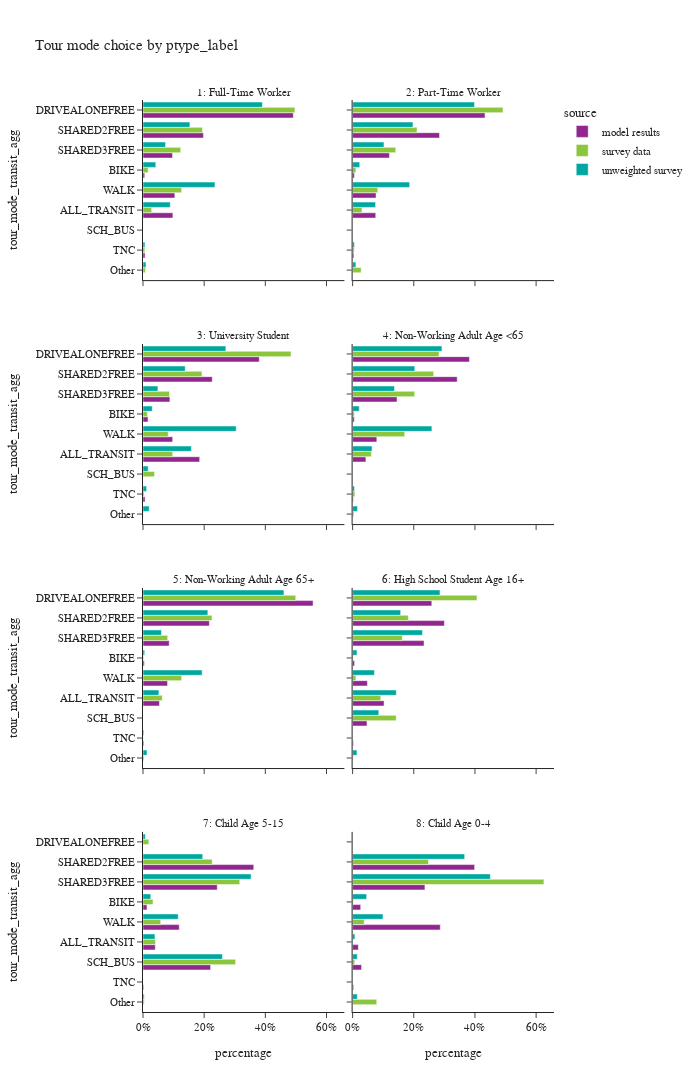
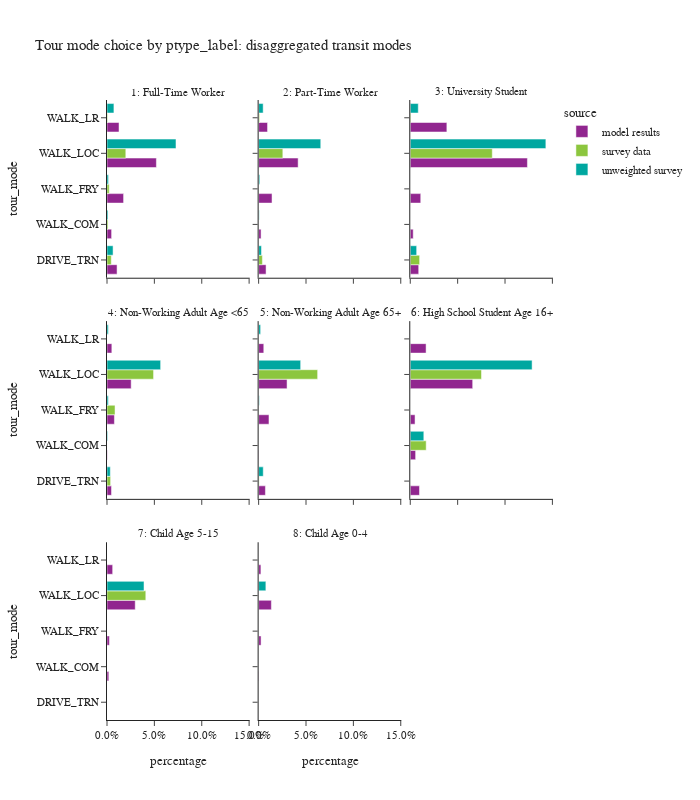

The notebook cell saved with these charts, in order:
### Code cell
plot_mode_choice(tour_data,'ptype_label',2,1200)
plot_mode_choice_transit(tour_data,'ptype_label',3,800)

### Figure 1 — Plotly figure (JSON) as saved in the notebook; plotly's stock layout.template omitted (floating-point values rounded to 4 significant figures)
{"data": [{"alignmentgroup": "True", "hovertemplate": "source=model results<br>ptype_label=1: Full-Time Worker<br>percentage=%{x}<br>tour_mode_transit_agg=%{y}<extra></extra>", "legendgroup": "model results", "marker": {"color": "#91268F", "pattern": {"shape": ""}}, "name": "model results", "offsetgroup": "model results", "orientation": "h", "showlegend": true, "textposition": "auto", "type": "bar", "x": [0.09778, 0.005616, 0.4915, 0.1977, 0.09662, 0.00669, 0.1041], "xaxis": "x7", "y": ["ALL_TRANSIT", "BIKE", "DRIVEALONEFREE", "SHARED2FREE", "SHARED3FREE", "TNC", "WALK"], "yaxis": "y7"}, {"alignmentgroup": "True", "hovertemplate": "source=model results<br>ptype_label=2: Part-Time Worker<br>percentage=%{x}<br>tour_mode_transit_agg=%{y}<extra></extra>", "legendgroup": "model results", "marker": {"color": "#91268F", "pattern": {"shape": ""}}, "name": "model results", "offsetgroup": "model results", "orientation": "h", "showlegend": false, "textposition": "auto", "type": "bar", "x": [0.07558, 0.005873, 0.433, 0.2842, 0.1205, 0.004179, 0.07671], "xaxis": "x8", "y": ["ALL_TRANSIT", "BIKE", "DRIVEALONEFREE", "SHARED2FREE", "SHARED3FREE", "TNC", "WALK"], "yaxis": "y8"}, {"alignmentgroup": "True", "hovertemplate": "source=model results<br>ptype_label=3: University Student<br>percentage=%{x}<br>tour_mode_transit_agg=%{y}<extra></extra>", "legendgroup": "model results", "marker": {"color": "#91268F", "pattern": {"shape": ""}}, "name": "model results", "offsetgroup": "model results", "orientation": "h", "showlegend": false, "textposition": "auto", "type": "bar", "x": [0.1853, 0.01642, 0.3801, 0.2265, 0.08795, 0.006716, 0.09706], "xaxis": "x5", "y": ["ALL_TRANSIT", "BIKE", "DRIVEALONEFREE", "SHARED2FREE", "SHARED3FREE", "TNC", "WALK"], "yaxis": "y5"}, {"alignmentgroup": "True", "hovertemplate": "source=model results<br>ptype_label=4: Non-Working Adult Age <65<br>percentage=%{x}<br>tour_mode_transit_agg=%{y}<extra></extra>", "legendgroup": "model results", "marker": {"color": "#91268F", "pattern": {"shape": ""}}, "name": "model results", "offsetgroup": "model results", "orientation": "h", "showlegend": false, "textposition": "auto", "type": "bar", "x": [0.04349, 0.005438, 0.382, 0.342, 0.1453, 0.002635, 0.0792], "xaxis": "x6", "y": ["ALL_TRANSIT", "BIKE", "DRIVEALONEFREE", "SHARED2FREE", "SHARED3FREE", "TNC", "WALK"], "yaxis": "y6"}, {"alignmentgroup": "True", "hovertemplate": "source=model results<br>ptype_label=5: Non-Working Adult Age 65+<br>percentage=%{x}<br>tour_mode_transit_agg=%{y}<extra></extra>", "legendgroup": "model results", "marker": {"color": "#91268F", "pattern": {"shape": ""}}, "name": "model results", "offsetgroup": "model results", "orientation": "h", "showlegend": false, "textposition": "auto", "type": "bar", "x": [0.05382, 0.004322, 0.5561, 0.217, 0.08561, 0.002792, 0.08035], "xaxis": "x3", "y": ["ALL_TRANSIT", "BIKE", "DRIVEALONEFREE", "SHARED2FREE", "SHARED3FREE", "TNC", "WALK"], "yaxis": "y3"}, {"alignmentgroup": "True", "hovertemplate": "source=model results<br>ptype_label=6: High School Student Age 16+<br>percentage=%{x}<br>tour_mode_transit_agg=%{y}<extra></extra>", "legendgroup": "model results", "marker": {"color": "#91268F", "pattern": {"shape": ""}}, "name": "model results", "offsetgroup": "model results", "orientation": "h", "showlegend": false, "textposition": "auto", "type": "bar", "x": [0.1029, 0.006477, 0.2589, 0.04698, 0.3002, 0.2336, 0.002656, 0.04833], "xaxis": "x4", "y": ["ALL_TRANSIT", "BIKE", "DRIVEALONEFREE", "SCH_BUS", "SHARED2FREE", "SHARED3FREE", "TNC", "WALK"], "yaxis": "y4"}, {"alignmentgroup": "True", "hovertemplate": "source=model results<br>ptype_label=7: Child Age 5-15<br>percentage=%{x}<br>tour_mode_transit_agg=%{y}<extra></extra>", "legendgroup": "model results", "marker": {"color": "#91268F", "pattern": {"shape": ""}}, "name": "model results", "offsetgroup": "model results", "orientation": "h", "showlegend": false, "textposition": "auto", "type": "bar", "x": [0.04022, 0.01306, 0.221, 0.3621, 0.2428, 0.002291, 0.1185], "xaxis": "x", "y": ["ALL_TRANSIT", "BIKE", "SCH_BUS", "SHARED2FREE", "SHARED3FREE", "TNC", "WALK"], "yaxis": "y"}, {"alignmentgroup": "True", "hovertemplate": "source=model results<br>ptype_label=8: Child Age 0-4<br>percentage=%{x}<br>tour_mode_transit_agg=%{y}<extra></extra>", "legendgroup": "model results", "marker": {"color": "#91268F", "pattern": {"shape": ""}}, "name": "model results", "offsetgroup": "model results", "orientation": "h", "showlegend": false, "textposition": "auto", "type": "bar", "x": [0.01877, 0.02642, 0.02927, 0.399, 0.2365, 0.003335, 0.2868], "xaxis": "x2", "y": ["ALL_TRANSIT", "BIKE", "SCH_BUS", "SHARED2FREE", "SHARED3FREE", "TNC", "WALK"], "yaxis": "y2"}, {"alignmentgroup": "True", "hovertemplate": "source=survey data<br>ptype_label=1: Full-Time Worker<br>percentage=%{x}<br>tour_mode_transit_agg=%{y}<extra></extra>", "legendgroup": "survey data", "marker": {"color": "#8CC63E", "pattern": {"shape": ""}}, "name": "survey data", "offsetgroup": "survey data", "orientation": "h", "showlegend": true, "textposition": "auto", "type": "bar", "x": [0.02839, 0.0168, 0.4968, 0.008023, 0.1946, 0.1233, 0.006038, 0.1261], "xaxis": "x7", "y": ["ALL_TRANSIT", "BIKE", "DRIVEALONEFREE", "Other", "SHARED2FREE", "SHARED3FREE", "TNC", "WALK"], "yaxis": "y7"}, {"alignmentgroup": "True", "hovertemplate": "source=survey data<br>ptype_label=2: Part-Time Worker<br>percentage=%{x}<br>tour_mode_transit_agg=%{y}<extra></extra>", "legendgroup": "survey data", "marker": {"color": "#8CC63E", "pattern": {"shape": ""}}, "name": "survey data", "offsetgroup": "survey data", "orientation": "h", "showlegend": false, "textposition": "auto", "type": "bar", "x": [0.03062, 0.01077, 0.4917, 0.02792, 0.2105, 0.141, 0.005252, 0.08229], "xaxis": "x8", "y": ["ALL_TRANSIT", "BIKE", "DRIVEALONEFREE", "Other", "SHARED2FREE", "SHARED3FREE", "TNC", "WALK"], "yaxis": "y8"}, {"alignmentgroup": "True", "hovertemplate": "source=survey data<br>ptype_label=3: University Student<br>percentage=%{x}<br>tour_mode_transit_agg=%{y}<extra></extra>", "legendgroup": "survey data", "marker": {"color": "#8CC63E", "pattern": {"shape": ""}}, "name": "survey data", "offsetgroup": "survey data", "orientation": "h", "showlegend": false, "textposition": "auto", "type": "bar", "x": [0.09714, 0.0142, 0.4839, 0.001171, 0.0379, 0.1928, 0.08683, 0.003476, 0.08258], "xaxis": "x5", "y": ["ALL_TRANSIT", "BIKE", "DRIVEALONEFREE", "Other", "SCH_BUS", "SHARED2FREE", "SHARED3FREE", "TNC", "WALK"], "yaxis": "y5"}, {"alignmentgroup": "True", "hovertemplate": "source=survey data<br>ptype_label=4: Non-Working Adult Age <65<br>percentage=%{x}<br>tour_mode_transit_agg=%{y}<extra></extra>", "legendgroup": "survey data", "marker": {"color": "#8CC63E", "pattern": {"shape": ""}}, "name": "survey data", "offsetgroup": "survey data", "orientation": "h", "showlegend": false, "textposition": "auto", "type": "bar", "x": [0.06143, 0.005657, 0.2826, 0.004036, 0.0002459, 0.265, 0.203, 0.007556, 0.1705], "xaxis": "x6", "y": ["ALL_TRANSIT", "BIKE", "DRIVEALONEFREE", "Other", "SCH_BUS", "SHARED2FREE", "SHARED3FREE", "TNC", "WALK"], "yaxis": "y6"}, {"alignmentgroup": "True", "hovertemplate": "source=survey data<br>ptype_label=5: Non-Working Adult Age 65+<br>percentage=%{x}<br>tour_mode_transit_agg=%{y}<extra></extra>", "legendgroup": "survey data", "marker": {"color": "#8CC63E", "pattern": {"shape": ""}}, "name": "survey data", "offsetgroup": "survey data", "orientation": "h", "showlegend": false, "textposition": "auto", "type": "bar", "x": [0.06301, 0.001898, 0.4994, 0.003114, 0.2255, 0.08077, 0.0001286, 0.1262], "xaxis": "x3", "y": ["ALL_TRANSIT", "BIKE", "DRIVEALONEFREE", "Other", "SHARED2FREE", "SHARED3FREE", "TNC", "WALK"], "yaxis": "y3"}, {"alignmentgroup": "True", "hovertemplate": "source=survey data<br>ptype_label=6: High School Student Age 16+<br>percentage=%{x}<br>tour_mode_transit_agg=%{y}<extra></extra>", "legendgroup": "survey data", "marker": {"color": "#8CC63E", "pattern": {"shape": ""}}, "name": "survey data", "offsetgroup": "survey data", "orientation": "h", "showlegend": false, "textposition": "auto", "type": "bar", "x": [0.09194, 0.001754, 0.4066, 0.001754, 0.1424, 0.1823, 0.1625, 0.0107], "xaxis": "x4", "y": ["ALL_TRANSIT", "BIKE", "DRIVEALONEFREE", "Other", "SCH_BUS", "SHARED2FREE", "SHARED3FREE", "WALK"], "yaxis": "y4"}, {"alignmentgroup": "True", "hovertemplate": "source=survey data<br>ptype_label=7: Child Age 5-15<br>percentage=%{x}<br>tour_mode_transit_agg=%{y}<extra></extra>", "legendgroup": "survey data", "marker": {"color": "#8CC63E", "pattern": {"shape": ""}}, "name": "survey data", "offsetgroup": "survey data", "orientation": "h", "showlegend": false, "textposition": "auto", "type": "bar", "x": [0.04095, 0.03283, 0.01902, 0.003793, 0.3029, 0.2263, 0.3164, 0.0579], "xaxis": "x", "y": ["ALL_TRANSIT", "BIKE", "DRIVEALONEFREE", "Other", "SCH_BUS", "SHARED2FREE", "SHARED3FREE", "WALK"], "yaxis": "y"}, {"alignmentgroup": "True", "hovertemplate": "source=survey data<br>ptype_label=8: Child Age 0-4<br>percentage=%{x}<br>tour_mode_transit_agg=%{y}<extra></extra>", "legendgroup": "survey data", "marker": {"color": "#8CC63E", "pattern": {"shape": ""}}, "name": "survey data", "offsetgroup": "survey data", "orientation": "h", "showlegend": false, "textposition": "auto", "type": "bar", "x": [0.0, 0.002413, 0.07894, 0.00714, 0.2482, 0.6256, 0.03776], "xaxis": "x2", "y": ["ALL_TRANSIT", "BIKE", "Other", "SCH_BUS", "SHARED2FREE", "SHARED3FREE", "WALK"], "yaxis": "y2"}, {"alignmentgroup": "True", "hovertemplate": "source=unweighted survey<br>ptype_label=1: Full-Time Worker<br>percentage=%{x}<br>tour_mode_transit_agg=%{y}<extra></extra>", "legendgroup": "unweighted survey", "marker": {"color": "#00A7A0", "pattern": {"shape": ""}}, "name": "unweighted survey", "offsetgroup": "unweighted survey", "orientation": "h", "showlegend": true, "textposition": "auto", "type": "bar", "x": [0.08919, 0.04184, 0.3904, 0.009792, 0.1533, 0.0737, 0.006409, 0.2354], "xaxis": "x7", "y": ["ALL_TRANSIT", "BIKE", "DRIVEALONEFREE", "Other", "SHARED2FREE", "SHARED3FREE", "TNC", "WALK"], "yaxis": "y7"}, {"alignmentgroup": "True", "hovertemplate": "source=unweighted survey<br>ptype_label=2: Part-Time Worker<br>percentage=%{x}<br>tour_mode_transit_agg=%{y}<extra></extra>", "legendgroup": "unweighted survey", "marker": {"color": "#00A7A0", "pattern": {"shape": ""}}, "name": "unweighted survey", "offsetgroup": "unweighted survey", "orientation": "h", "showlegend": false, "textposition": "auto", "type": "bar", "x": [0.07509, 0.02324, 0.3987, 0.01073, 0.1973, 0.1025, 0.005959, 0.1865], "xaxis": "x8", "y": ["ALL_TRANSIT", "BIKE", "DRIVEALONEFREE", "Other", "SHARED2FREE", "SHARED3FREE", "TNC", "WALK"], "yaxis": "y8"}, {"alignmentgroup": "True", "hovertemplate": "source=unweighted survey<br>ptype_label=3: University Student<br>percentage=%{x}<br>tour_mode_transit_agg=%{y}<extra></extra>", "legendgroup": "unweighted survey", "marker": {"color": "#00A7A0", "pattern": {"shape": ""}}, "name": "unweighted survey", "offsetgroup": "unweighted survey", "orientation": "h", "showlegend": false, "textposition": "auto", "type": "bar", "x": [0.1582, 0.0303, 0.271, 0.0202, 0.01684, 0.138, 0.04882, 0.01178, 0.3047], "xaxis": "x5", "y": ["ALL_TRANSIT", "BIKE", "DRIVEALONEFREE", "Other", "SCH_BUS", "SHARED2FREE", "SHARED3FREE", "TNC", "WALK"], "yaxis": "y5"}, {"alignmentgroup": "True", "hovertemplate": "source=unweighted survey<br>ptype_label=4: Non-Working Adult Age <65<br>percentage=%{x}<br>tour_mode_transit_agg=%{y}<extra></extra>", "legendgroup": "unweighted survey", "marker": {"color": "#00A7A0", "pattern": {"shape": ""}}, "name": "unweighted survey", "offsetgroup": "unweighted survey", "orientation": "h", "showlegend": false, "textposition": "auto", "type": "bar", "x": [0.06359, 0.02166, 0.2921, 0.01607, 0.0006988, 0.2034, 0.137, 0.006289, 0.2593], "xaxis": "x6", "y": ["ALL_TRANSIT", "BIKE", "DRIVEALONEFREE", "Other", "SCH_BUS", "SHARED2FREE", "SHARED3FREE", "TNC", "WALK"], "yaxis": "y6"}, {"alignmentgroup": "True", "hovertemplate": "source=unweighted survey<br>ptype_label=5: Non-Working Adult Age 65+<br>percentage=%{x}<br>tour_mode_transit_agg=%{y}<extra></extra>", "legendgroup": "unweighted survey", "marker": {"color": "#00A7A0", "pattern": {"shape": ""}}, "name": "unweighted survey", "offsetgroup": "unweighted survey", "orientation": "h", "showlegend": false, "textposition": "auto", "type": "bar", "x": [0.05198, 0.005544, 0.4608, 0.01317, 0.2121, 0.06029, 0.002772, 0.1933], "xaxis": "x3", "y": ["ALL_TRANSIT", "BIKE", "DRIVEALONEFREE", "Other", "SHARED2FREE", "SHARED3FREE", "TNC", "WALK"], "yaxis": "y3"}, {"alignmentgroup": "True", "hovertemplate": "source=unweighted survey<br>ptype_label=6: High School Student Age 16+<br>percentage=%{x}<br>tour_mode_transit_agg=%{y}<extra></extra>", "legendgroup": "unweighted survey", "marker": {"color": "#00A7A0", "pattern": {"shape": ""}}, "name": "unweighted survey", "offsetgroup": "unweighted survey", "orientation": "h", "showlegend": false, "textposition": "auto", "type": "bar", "x": [0.1429, 0.01429, 0.2857, 0.01429, 0.08571, 0.1571, 0.2286, 0.07143], "xaxis": "x4", "y": ["ALL_TRANSIT", "BIKE", "DRIVEALONEFREE", "Other", "SCH_BUS", "SHARED2FREE", "SHARED3FREE", "WALK"], "yaxis": "y4"}, {"alignmentgroup": "True", "hovertemplate": "source=unweighted survey<br>ptype_label=7: Child Age 5-15<br>percentage=%{x}<br>tour_mode_transit_agg=%{y}<extra></extra>", "legendgroup": "unweighted survey", "marker": {"color": "#00A7A0", "pattern": {"shape": ""}}, "name": "unweighted survey", "offsetgroup": "unweighted survey", "orientation": "h", "showlegend": false, "textposition": "auto", "type": "bar", "x": [0.03906, 0.02539, 0.007812, 0.003906, 0.2598, 0.1953, 0.3535, 0.1152], "xaxis": "x", "y": ["ALL_TRANSIT", "BIKE", "DRIVEALONEFREE", "Other", "SCH_BUS", "SHARED2FREE", "SHARED3FREE", "WALK"], "yaxis": "y"}, {"alignmentgroup": "True", "hovertemplate": "source=unweighted survey<br>ptype_label=8: Child Age 0-4<br>percentage=%{x}<br>tour_mode_transit_agg=%{y}<extra></extra>", "legendgroup": "unweighted survey", "marker": {"color": "#00A7A0", "pattern": {"shape": ""}}, "name": "unweighted survey", "offsetgroup": "unweighted survey", "orientation": "h", "showlegend": false, "textposition": "auto", "type": "bar", "x": [0.007634, 0.0458, 0.01527, 0.01527, 0.3664, 0.4504, 0.09924], "xaxis": "x2", "y": ["ALL_TRANSIT", "BIKE", "Other", "SCH_BUS", "SHARED2FREE", "SHARED3FREE", "WALK"], "yaxis": "y2"}], "layout": {"annotations": [{"font": {}, "showarrow": false, "text": "7: Child Age 5-15", "x": 0.245, "xanchor": "center", "xref": "paper", "y": 0.1975, "yanchor": "bottom", "yref": "paper"}, {"font": {}, "showarrow": false, "text": "8: Child Age 0-4", "x": 0.755, "xanchor": "center", "xref": "paper", "y": 0.1975, "yanchor": "bottom", "yref": "paper"}, {"font": {}, "showarrow": false, "text": "5: Non-Working Adult Age 65+", "x": 0.245, "xanchor": "center", "xref": "paper", "y": 0.465, "yanchor": "bottom", "yref": "paper"}, {"font": {}, "showarrow": false, "text": "6: High School Student Age 16+", "x": 0.755, "xanchor": "center", "xref": "paper", "y": 0.465, "yanchor": "bottom", "yref": "paper"}, {"font": {}, "showarrow": false, "text": "3: University Student", "x": 0.245, "xanchor": "center", "xref": "paper", "y": 0.7325, "yanchor": "bottom", "yref": "paper"}, {"font": {}, "showarrow": false, "text": "4: Non-Working Adult Age <65", "x": 0.755, "xanchor": "center", "xref": "paper", "y": 0.7325, "yanchor": "bottom", "yref": "paper"}, {"font": {}, "showarrow": false, "text": "1: Full-Time Worker", "x": 0.245, "xanchor": "center", "xref": "paper", "y": 1, "yanchor": "bottom", "yref": "paper"}, {"font": {}, "showarrow": false, "text": "2: Part-Time Worker", "x": 0.755, "xanchor": "center", "xref": "paper", "y": 1, "yanchor": "bottom", "yref": "paper"}], "barmode": "group", "height": 1200, "legend": {"title": {"text": "source"}, "tracegroupgap": 0}, "title": {"text": "Tour mode choice by ptype_label"}, "width": 700, "xaxis": {"anchor": "y", "domain": [0, 0.49], "tickformat": ".0%", "title": {"text": "percentage"}}, "xaxis2": {"anchor": "y2", "domain": [0.51, 1], "matches": "x", "tickformat": ".0%", "title": {"text": "percentage"}}, "xaxis3": {"anchor": "y3", "domain": [0, 0.49], "matches": "x", "showticklabels": false}, "xaxis4": {"anchor": "y4", "domain": [0.51, 1], "matches": "x", "showticklabels": false}, "xaxis5": {"anchor": "y5", "domain": [0, 0.49], "matches": "x", "showticklabels": false}, "xaxis6": {"anchor": "y6", "domain": [0.51, 1], "matches": "x", "showticklabels": false}, "xaxis7": {"anchor": "y7", "domain": [0, 0.49], "matches": "x", "showticklabels": false}, "xaxis8": {"anchor": "y8", "domain": [0.51, 1], "matches": "x", "showticklabels": false}, "yaxis": {"anchor": "x", "categoryarray": ["Other", "TNC", "SCH_BUS", "ALL_TRANSIT", "WALK", "BIKE", "SHARED3FREE", "SHARED2FREE", "DRIVEALONEFREE"], "categoryorder": "array", "domain": [0, 0.1975], "title": {"text": "tour_mode_transit_agg"}}, "yaxis2": {"anchor": "x2", "domain": [0, 0.1975], "matches": "y", "showticklabels": false}, "yaxis3": {"anchor": "x3", "categoryarray": ["Other", "TNC", "SCH_BUS", "ALL_TRANSIT", "WALK", "BIKE", "SHARED3FREE", "SHARED2FREE", "DRIVEALONEFREE"], "categoryorder": "array", "domain": [0.2675, 0.465], "matches": "y", "title": {"text": "tour_mode_transit_agg"}}, "yaxis4": {"anchor": "x4", "domain": [0.2675, 0.465], "matches": "y", "showticklabels": false}, "yaxis5": {"anchor": "x5", "categoryarray": ["Other", "TNC", "SCH_BUS", "ALL_TRANSIT", "WALK", "BIKE", "SHARED3FREE", "SHARED2FREE", "DRIVEALONEFREE"], "categoryorder": "array", "domain": [0.535, 0.7325], "matches": "y", "title": {"text": "tour_mode_transit_agg"}}, "yaxis6": {"anchor": "x6", "domain": [0.535, 0.7325], "matches": "y", "showticklabels": false}, "yaxis7": {"anchor": "x7", "categoryarray": ["Other", "TNC", "SCH_BUS", "ALL_TRANSIT", "WALK", "BIKE", "SHARED3FREE", "SHARED2FREE", "DRIVEALONEFREE"], "categoryorder": "array", "domain": [0.8025, 1], "matches": "y", "title": {"text": "tour_mode_transit_agg"}}, "yaxis8": {"anchor": "x8", "domain": [0.8025, 1], "matches": "y", "showticklabels": false}}}

### Figure 2 — Plotly figure (JSON) as saved in the notebook; plotly's stock layout.template omitted (floating-point values rounded to 4 significant figures)
{"data": [{"alignmentgroup": "True", "hovertemplate": "source=model results<br>ptype_label=1: Full-Time Worker<br>percentage=%{x}<br>tour_mode=%{y}<extra></extra>", "legendgroup": "model results", "marker": {"color": "#91268F", "pattern": {"shape": ""}}, "name": "model results", "offsetgroup": "model results", "orientation": "h", "showlegend": true, "textposition": "auto", "type": "bar", "x": [0.01061, 0.004858, 0.0175, 0.05212, 0.01269], "xaxis": "x7", "y": ["DRIVE_TRN", "WALK_COM", "WALK_FRY", "WALK_LOC", "WALK_LR"], "yaxis": "y7"}, {"alignmentgroup": "True", "hovertemplate": "source=survey data<br>ptype_label=1: Full-Time Worker<br>percentage=%{x}<br>tour_mode=%{y}<extra></extra>", "legendgroup": "survey data", "marker": {"color": "#8CC63E", "pattern": {"shape": ""}}, "name": "survey data", "offsetgroup": "survey data", "orientation": "h", "showlegend": true, "textposition": "auto", "type": "bar", "x": [0.004528, 0.001072, 0.002301, 0.01985, 0.0006359], "xaxis": "x7", "y": ["DRIVE_TRN", "WALK_COM", "WALK_FRY", "WALK_LOC", "WALK_LR"], "yaxis": "y7"}, {"alignmentgroup": "True", "hovertemplate": "source=unweighted survey<br>ptype_label=1: Full-Time Worker<br>percentage=%{x}<br>tour_mode=%{y}<extra></extra>", "legendgroup": "unweighted survey", "marker": {"color": "#00A7A0", "pattern": {"shape": ""}}, "name": "unweighted survey", "offsetgroup": "unweighted survey", "orientation": "h", "showlegend": true, "textposition": "auto", "type": "bar", "x": [0.006409, 0.001068, 0.001602, 0.07281, 0.007299], "xaxis": "x7", "y": ["DRIVE_TRN", "WALK_COM", "WALK_FRY", "WALK_LOC", "WALK_LR"], "yaxis": "y7"}, {"alignmentgroup": "True", "hovertemplate": "source=model results<br>ptype_label=2: Part-Time Worker<br>percentage=%{x}<br>tour_mode=%{y}<extra></extra>", "legendgroup": "model results", "marker": {"color": "#91268F", "pattern": {"shape": ""}}, "name": "model results", "offsetgroup": "model results", "orientation": "h", "showlegend": false, "textposition": "auto", "type": "bar", "x": [0.007833, 0.002564, 0.01412, 0.04167, 0.009394], "xaxis": "x8", "y": ["DRIVE_TRN", "WALK_COM", "WALK_FRY", "WALK_LOC", "WALK_LR"], "yaxis": "y8"}, {"alignmentgroup": "True", "hovertemplate": "source=survey data<br>ptype_label=2: Part-Time Worker<br>percentage=%{x}<br>tour_mode=%{y}<extra></extra>", "legendgroup": "survey data", "marker": {"color": "#8CC63E", "pattern": {"shape": ""}}, "name": "survey data", "offsetgroup": "survey data", "orientation": "h", "showlegend": false, "textposition": "auto", "type": "bar", "x": [0.003955, 0.0, 0.0001631, 0.02553, 0.0009687], "xaxis": "x8", "y": ["DRIVE_TRN", "WALK_COM", "WALK_FRY", "WALK_LOC", "WALK_LR"], "yaxis": "y8"}, {"alignmentgroup": "True", "hovertemplate": "source=unweighted survey<br>ptype_label=2: Part-Time Worker<br>percentage=%{x}<br>tour_mode=%{y}<extra></extra>", "legendgroup": "unweighted survey", "marker": {"color": "#00A7A0", "pattern": {"shape": ""}}, "name": "unweighted survey", "offsetgroup": "unweighted survey", "orientation": "h", "showlegend": false, "textposition": "auto", "type": "bar", "x": [0.00298, 0.0005959, 0.001192, 0.06555, 0.004768], "xaxis": "x8", "y": ["DRIVE_TRN", "WALK_COM", "WALK_FRY", "WALK_LOC", "WALK_LR"], "yaxis": "y8"}, {"alignmentgroup": "True", "hovertemplate": "source=model results<br>ptype_label=3: University Student<br>percentage=%{x}<br>tour_mode=%{y}<extra></extra>", "legendgroup": "model results", "marker": {"color": "#91268F", "pattern": {"shape": ""}}, "name": "model results", "offsetgroup": "model results", "orientation": "h", "showlegend": false, "textposition": "auto", "type": "bar", "x": [0.008888, 0.003094, 0.01104, 0.1236, 0.03862], "xaxis": "x9", "y": ["DRIVE_TRN", "WALK_COM", "WALK_FRY", "WALK_LOC", "WALK_LR"], "yaxis": "y9"}, {"alignmentgroup": "True", "hovertemplate": "source=survey data<br>ptype_label=3: University Student<br>percentage=%{x}<br>tour_mode=%{y}<extra></extra>", "legendgroup": "survey data", "marker": {"color": "#8CC63E", "pattern": {"shape": ""}}, "name": "survey data", "offsetgroup": "survey data", "orientation": "h", "showlegend": false, "textposition": "auto", "type": "bar", "x": [0.009858, 0.08654, 0.0007388], "xaxis": "x9", "y": ["DRIVE_TRN", "WALK_LOC", "WALK_LR"], "yaxis": "y9"}, {"alignmentgroup": "True", "hovertemplate": "source=unweighted survey<br>ptype_label=3: University Student<br>percentage=%{x}<br>tour_mode=%{y}<extra></extra>", "legendgroup": "unweighted survey", "marker": {"color": "#00A7A0", "pattern": {"shape": ""}}, "name": "unweighted survey", "offsetgroup": "unweighted survey", "orientation": "h", "showlegend": false, "textposition": "auto", "type": "bar", "x": [0.006734, 0.1431, 0.008418], "xaxis": "x9", "y": ["DRIVE_TRN", "WALK_LOC", "WALK_LR"], "yaxis": "y9"}, {"alignmentgroup": "True", "hovertemplate": "source=model results<br>ptype_label=4: Non-Working Adult Age <65<br>percentage=%{x}<br>tour_mode=%{y}<extra></extra>", "legendgroup": "model results", "marker": {"color": "#91268F", "pattern": {"shape": ""}}, "name": "model results", "offsetgroup": "model results", "orientation": "h", "showlegend": false, "textposition": "auto", "type": "bar", "x": [0.004744, 0.0003135, 0.007815, 0.02551, 0.005109], "xaxis": "x4", "y": ["DRIVE_TRN", "WALK_COM", "WALK_FRY", "WALK_LOC", "WALK_LR"], "yaxis": "y4"}, {"alignmentgroup": "True", "hovertemplate": "source=survey data<br>ptype_label=4: Non-Working Adult Age <65<br>percentage=%{x}<br>tour_mode=%{y}<extra></extra>", "legendgroup": "survey data", "marker": {"color": "#8CC63E", "pattern": {"shape": ""}}, "name": "survey data", "offsetgroup": "survey data", "orientation": "h", "showlegend": false, "textposition": "auto", "type": "bar", "x": [0.00381, 0.0, 0.008465, 0.04914, 1.064e-05], "xaxis": "x4", "y": ["DRIVE_TRN", "WALK_COM", "WALK_FRY", "WALK_LOC", "WALK_LR"], "yaxis": "y4"}, {"alignmentgroup": "True", "hovertemplate": "source=unweighted survey<br>ptype_label=4: Non-Working Adult Age <65<br>percentage=%{x}<br>tour_mode=%{y}<extra></extra>", "legendgroup": "unweighted survey", "marker": {"color": "#00A7A0", "pattern": {"shape": ""}}, "name": "unweighted survey", "offsetgroup": "unweighted survey", "orientation": "h", "showlegend": false, "textposition": "auto", "type": "bar", "x": [0.003494, 0.0006988, 0.001398, 0.0566, 0.001398], "xaxis": "x4", "y": ["DRIVE_TRN", "WALK_COM", "WALK_FRY", "WALK_LOC", "WALK_LR"], "yaxis": "y4"}, {"alignmentgroup": "True", "hovertemplate": "source=model results<br>ptype_label=5: Non-Working Adult Age 65+<br>percentage=%{x}<br>tour_mode=%{y}<extra></extra>", "legendgroup": "model results", "marker": {"color": "#91268F", "pattern": {"shape": ""}}, "name": "model results", "offsetgroup": "model results", "orientation": "h", "showlegend": false, "textposition": "auto", "type": "bar", "x": [0.00715, 0.0003644, 0.0109, 0.02998, 0.005421], "xaxis": "x5", "y": ["DRIVE_TRN", "WALK_COM", "WALK_FRY", "WALK_LOC", "WALK_LR"], "yaxis": "y5"}, {"alignmentgroup": "True", "hovertemplate": "source=survey data<br>ptype_label=5: Non-Working Adult Age 65+<br>percentage=%{x}<br>tour_mode=%{y}<extra></extra>", "legendgroup": "survey data", "marker": {"color": "#8CC63E", "pattern": {"shape": ""}}, "name": "survey data", "offsetgroup": "survey data", "orientation": "h", "showlegend": false, "textposition": "auto", "type": "bar", "x": [0.0005195, 0.0001279, 0.06227, 9.551e-05], "xaxis": "x5", "y": ["DRIVE_TRN", "WALK_FRY", "WALK_LOC", "WALK_LR"], "yaxis": "y5"}, {"alignmentgroup": "True", "hovertemplate": "source=unweighted survey<br>ptype_label=5: Non-Working Adult Age 65+<br>percentage=%{x}<br>tour_mode=%{y}<extra></extra>", "legendgroup": "unweighted survey", "marker": {"color": "#00A7A0", "pattern": {"shape": ""}}, "name": "unweighted survey", "offsetgroup": "unweighted survey", "orientation": "h", "showlegend": false, "textposition": "auto", "type": "bar", "x": [0.004851, 0.000693, 0.04435, 0.002079], "xaxis": "x5", "y": ["DRIVE_TRN", "WALK_FRY", "WALK_LOC", "WALK_LR"], "yaxis": "y5"}, {"alignmentgroup": "True", "hovertemplate": "source=model results<br>ptype_label=6: High School Student Age 16+<br>percentage=%{x}<br>tour_mode=%{y}<extra></extra>", "legendgroup": "model results", "marker": {"color": "#91268F", "pattern": {"shape": ""}}, "name": "model results", "offsetgroup": "model results", "orientation": "h", "showlegend": false, "textposition": "auto", "type": "bar", "x": [0.00971, 0.005632, 0.005023, 0.06586, 0.01667], "xaxis": "x6", "y": ["DRIVE_TRN", "WALK_COM", "WALK_FRY", "WALK_LOC", "WALK_LR"], "yaxis": "y6"}, {"alignmentgroup": "True", "hovertemplate": "source=survey data<br>ptype_label=6: High School Student Age 16+<br>percentage=%{x}<br>tour_mode=%{y}<extra></extra>", "legendgroup": "survey data", "marker": {"color": "#8CC63E", "pattern": {"shape": ""}}, "name": "survey data", "offsetgroup": "survey data", "orientation": "h", "showlegend": false, "textposition": "auto", "type": "bar", "x": [0.01678, 0.07516], "xaxis": "x6", "y": ["WALK_COM", "WALK_LOC"], "yaxis": "y6"}, {"alignmentgroup": "True", "hovertemplate": "source=unweighted survey<br>ptype_label=6: High School Student Age 16+<br>percentage=%{x}<br>tour_mode=%{y}<extra></extra>", "legendgroup": "unweighted survey", "marker": {"color": "#00A7A0", "pattern": {"shape": ""}}, "name": "unweighted survey", "offsetgroup": "unweighted survey", "orientation": "h", "showlegend": false, "textposition": "auto", "type": "bar", "x": [0.01429, 0.1286], "xaxis": "x6", "y": ["WALK_COM", "WALK_LOC"], "yaxis": "y6"}, {"alignmentgroup": "True", "hovertemplate": "source=model results<br>ptype_label=7: Child Age 5-15<br>percentage=%{x}<br>tour_mode=%{y}<extra></extra>", "legendgroup": "model results", "marker": {"color": "#91268F", "pattern": {"shape": ""}}, "name": "model results", "offsetgroup": "model results", "orientation": "h", "showlegend": false, "textposition": "auto", "type": "bar", "x": [0.001919, 0.002543, 0.02979, 0.005973], "xaxis": "x", "y": ["WALK_COM", "WALK_FRY", "WALK_LOC", "WALK_LR"], "yaxis": "y"}, {"alignmentgroup": "True", "hovertemplate": "source=survey data<br>ptype_label=7: Child Age 5-15<br>percentage=%{x}<br>tour_mode=%{y}<extra></extra>", "legendgroup": "survey data", "marker": {"color": "#8CC63E", "pattern": {"shape": ""}}, "name": "survey data", "offsetgroup": "survey data", "orientation": "h", "showlegend": false, "textposition": "auto", "type": "bar", "x": [0.04095], "xaxis": "x", "y": ["WALK_LOC"], "yaxis": "y"}, {"alignmentgroup": "True", "hovertemplate": "source=unweighted survey<br>ptype_label=7: Child Age 5-15<br>percentage=%{x}<br>tour_mode=%{y}<extra></extra>", "legendgroup": "unweighted survey", "marker": {"color": "#00A7A0", "pattern": {"shape": ""}}, "name": "unweighted survey", "offsetgroup": "unweighted survey", "orientation": "h", "showlegend": false, "textposition": "auto", "type": "bar", "x": [0.03906], "xaxis": "x", "y": ["WALK_LOC"], "yaxis": "y"}, {"alignmentgroup": "True", "hovertemplate": "source=model results<br>ptype_label=8: Child Age 0-4<br>percentage=%{x}<br>tour_mode=%{y}<extra></extra>", "legendgroup": "model results", "marker": {"color": "#91268F", "pattern": {"shape": ""}}, "name": "model results", "offsetgroup": "model results", "orientation": "h", "showlegend": false, "textposition": "auto", "type": "bar", "x": [0.0003638, 0.002562, 0.01344, 0.0024], "xaxis": "x2", "y": ["WALK_COM", "WALK_FRY", "WALK_LOC", "WALK_LR"], "yaxis": "y2"}, {"alignmentgroup": "True", "hovertemplate": "source=survey data<br>ptype_label=8: Child Age 0-4<br>percentage=%{x}<br>tour_mode=%{y}<extra></extra>", "legendgroup": "survey data", "marker": {"color": "#8CC63E", "pattern": {"shape": ""}}, "name": "survey data", "offsetgroup": "survey data", "orientation": "h", "showlegend": false, "textposition": "auto", "type": "bar", "x": [0.0], "xaxis": "x2", "y": ["WALK_LOC"], "yaxis": "y2"}, {"alignmentgroup": "True", "hovertemplate": "source=unweighted survey<br>ptype_label=8: Child Age 0-4<br>percentage=%{x}<br>tour_mode=%{y}<extra></extra>", "legendgroup": "unweighted survey", "marker": {"color": "#00A7A0", "pattern": {"shape": ""}}, "name": "unweighted survey", "offsetgroup": "unweighted survey", "orientation": "h", "showlegend": false, "textposition": "auto", "type": "bar", "x": [0.007634], "xaxis": "x2", "y": ["WALK_LOC"], "yaxis": "y2"}], "layout": {"annotations": [{"font": {}, "showarrow": false, "text": "7: Child Age 5-15", "x": 0.16, "xanchor": "center", "xref": "paper", "y": 0.2867, "yanchor": "bottom", "yref": "paper"}, {"font": {}, "showarrow": false, "text": "8: Child Age 0-4", "x": 0.5, "xanchor": "center", "xref": "paper", "y": 0.2867, "yanchor": "bottom", "yref": "paper"}, {"font": {}, "showarrow": false, "text": "4: Non-Working Adult Age <65", "x": 0.16, "xanchor": "center", "xref": "paper", "y": 0.6433, "yanchor": "bottom", "yref": "paper"}, {"font": {}, "showarrow": false, "text": "5: Non-Working Adult Age 65+", "x": 0.5, "xanchor": "center", "xref": "paper", "y": 0.6433, "yanchor": "bottom", "yref": "paper"}, {"font": {}, "showarrow": false, "text": "6: High School Student Age 16+", "x": 0.84, "xanchor": "center", "xref": "paper", "y": 0.6433, "yanchor": "bottom", "yref": "paper"}, {"font": {}, "showarrow": false, "text": "1: Full-Time Worker", "x": 0.16, "xanchor": "center", "xref": "paper", "y": 1.0, "yanchor": "bottom", "yref": "paper"}, {"font": {}, "showarrow": false, "text": "2: Part-Time Worker", "x": 0.5, "xanchor": "center", "xref": "paper", "y": 1.0, "yanchor": "bottom", "yref": "paper"}, {"font": {}, "showarrow": false, "text": "3: University Student", "x": 0.84, "xanchor": "center", "xref": "paper", "y": 1.0, "yanchor": "bottom", "yref": "paper"}], "barmode": "group", "height": 800, "legend": {"title": {"text": "source"}, "tracegroupgap": 0}, "title": {"text": "Tour mode choice by ptype_label: disaggregated transit modes"}, "width": 700, "xaxis": {"anchor": "y", "domain": [0, 0.32], "tickformat": ".1%", "title": {"text": "percentage"}}, "xaxis2": {"anchor": "y2", "domain": [0.34, 0.66], "matches": "x", "tickformat": ".1%", "title": {"text": "percentage"}}, "xaxis3": {"anchor": "y3", "domain": [0.68, 1.0], "matches": "x", "title": {"text": "percentage"}}, "xaxis4": {"anchor": "y4", "domain": [0, 0.32], "matches": "x", "showticklabels": false}, "xaxis5": {"anchor": "y5", "domain": [0.34, 0.66], "matches": "x", "showticklabels": false}, "xaxis6": {"anchor": "y6", "domain": [0.68, 1.0], "matches": "x", "showticklabels": false}, "xaxis7": {"anchor": "y7", "domain": [0, 0.32], "matches": "x", "showticklabels": false}, "xaxis8": {"anchor": "y8", "domain": [0.34, 0.66], "matches": "x", "showticklabels": false}, "xaxis9": {"anchor": "y9", "domain": [0.68, 1.0], "matches": "x", "showticklabels": false}, "yaxis": {"anchor": "x", "domain": [0, 0.2867], "title": {"text": "tour_mode"}}, "yaxis2": {"anchor": "x2", "domain": [0, 0.2867], "matches": "y", "showticklabels": false}, "yaxis3": {"anchor": "x3", "domain": [0, 0.2867], "matches": "y", "showticklabels": false}, "yaxis4": {"anchor": "x4", "domain": [0.3567, 0.6433], "matches": "y", "title": {"text": "tour_mode"}}, "yaxis5": {"anchor": "x5", "domain": [0.3567, 0.6433], "matches": "y", "showticklabels": false}, "yaxis6": {"anchor": "x6", "domain": [0.3567, 0.6433], "matches": "y", "showticklabels": false}, "yaxis7": {"anchor": "x7", "domain": [0.7133, 1.0], "matches": "y", "title": {"text": "tour_mode"}}, "yaxis8": {"anchor": "x8", "domain": [0.7133, 1.0], "matches": "y", "showticklabels": false}, "yaxis9": {"anchor": "x9", "domain": [0.7133, 1.0], "matches": "y", "showticklabels": false}}}
